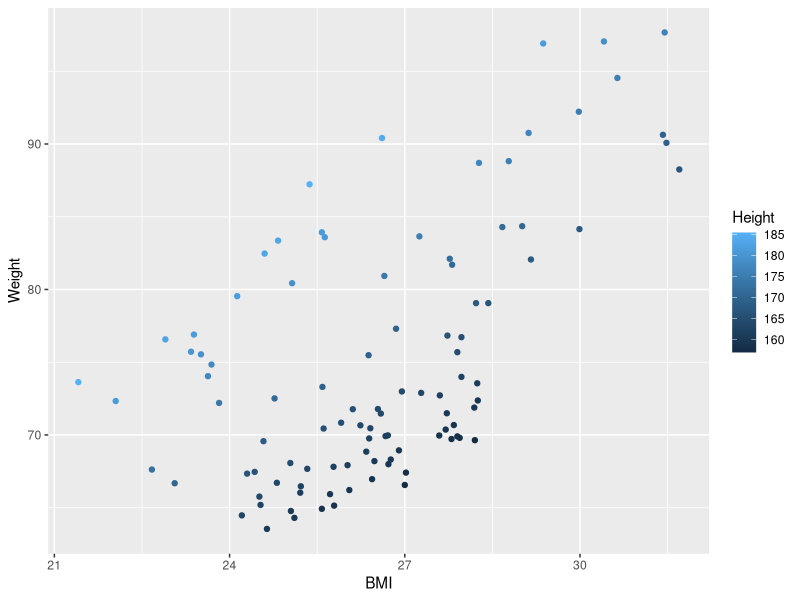
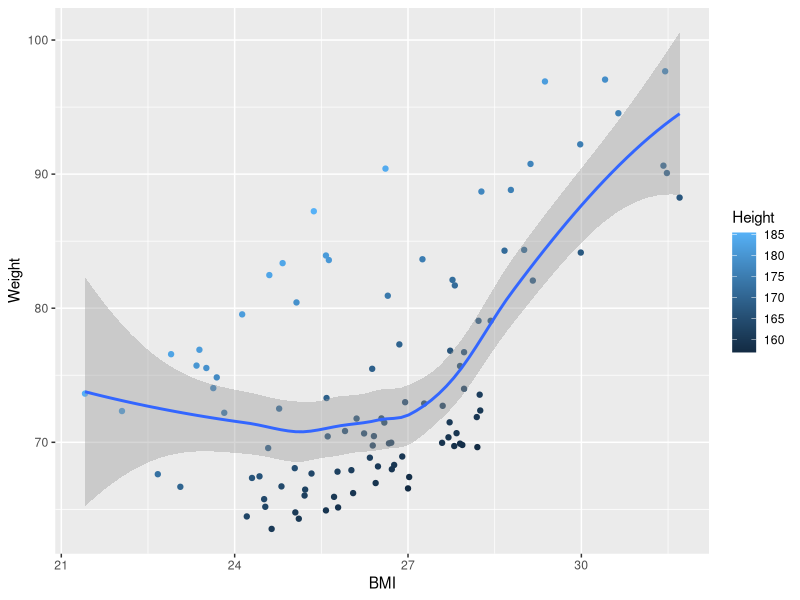
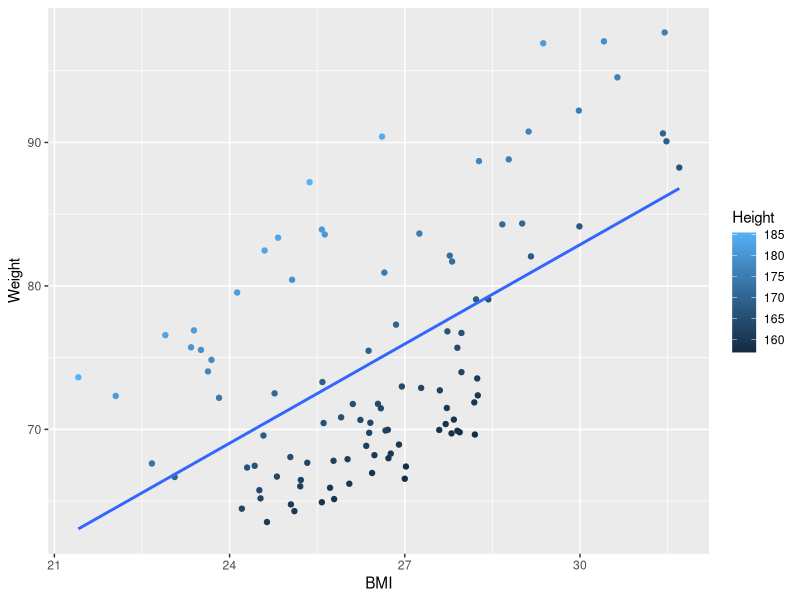
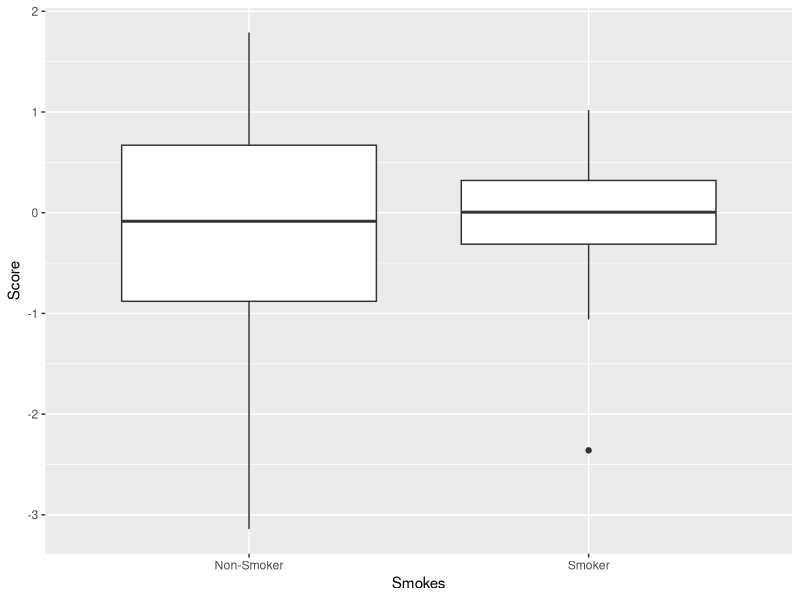
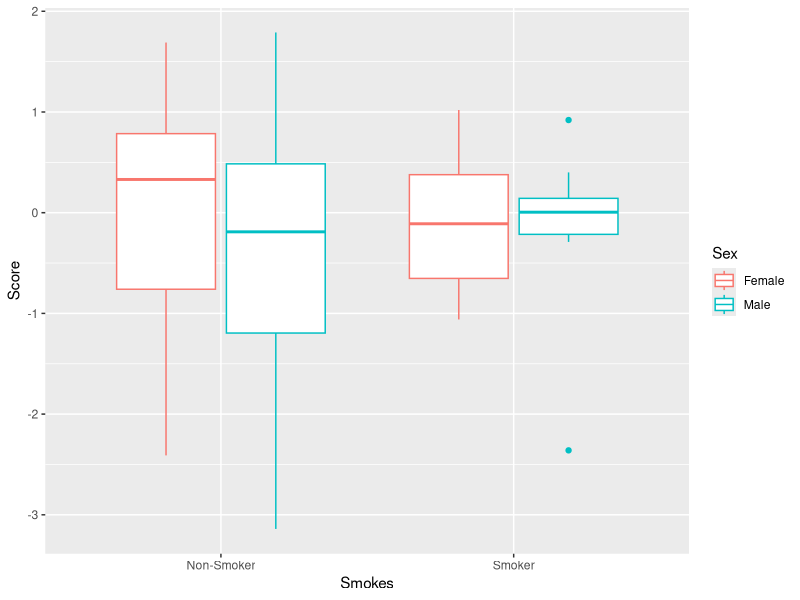
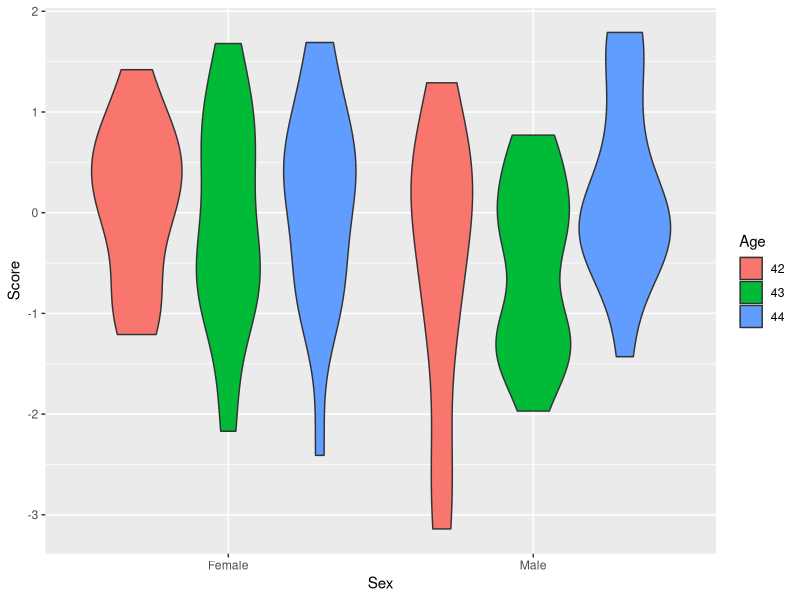
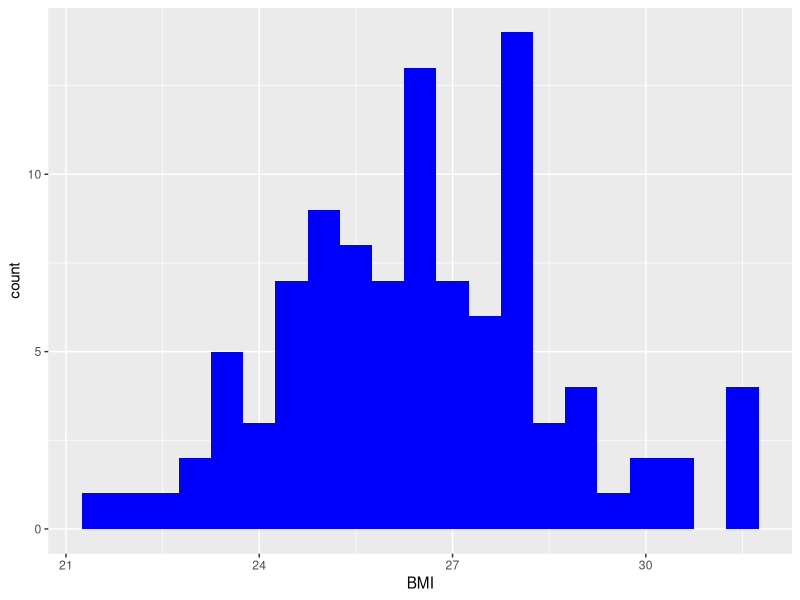
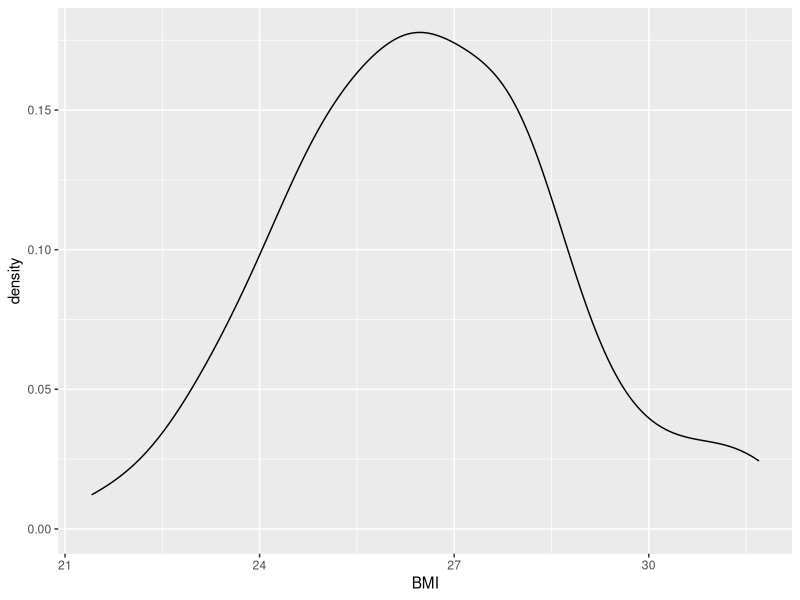

Write the R code that produced these figures, in order.
## ---- chunk 1
library(tidyverse)
patients <- read_tsv("patient-data-cleaned.txt")
patients
## ---- chunk 2
ggplot(data = patients, mapping = aes(x = BMI, y = Weight, colour = Height)) +
  geom_point()
## ---- chunk 3
ggplot(data = patients, mapping = aes(x = BMI, y = Weight, colour = Height)) +
  geom_point() +
  geom_smooth()
## ---- chunk 4
ggplot(data = patients, mapping = aes(x = BMI, y = Weight, colour = Height)) +
  geom_point() +
  geom_smooth(method = "lm", se = FALSE)
## ---- chunk 5
ggplot(data = patients, mapping = aes(x = Smokes, y = Score)) +
  geom_boxplot()
## ---- chunk 6
ggplot(data = patients, mapping = aes(x = Smokes, y = Score, colour = Sex)) +
  geom_boxplot()
## ---- chunk 7
patients$Age <- factor(patients$Age)
ggplot(data = patients, mapping = aes(x = Sex, y = Score, fill = Age)) +
  geom_violin()
## ---- chunk 8
ggplot(data = patients, mapping = aes(x = BMI)) +
  geom_histogram(fill = "blue", binwidth = 0.5)
## ---- chunk 9
ggplot(data = patients, mapping = aes(x = BMI)) +
  geom_density()
## ---- chunk 10
ggplot(data = patients, mapping = aes(x = BMI)) +
  geom_density(aes(fill = Sex), alpha = 0.5)
## ---- chunk 11
ggplot(data = patients, mapping = aes(x = BMI, y = Weight, colour = Height)) +
  geom_point() +
  facet_grid(Sex ~ Smokes)
## ---- chunk 12
ggplot(data = patients, mapping = aes(x = Smokes, y = BMI, fill = Sex)) +
  geom_boxplot() +
  facet_wrap(~ Age)
## ---- chunk 13
ggplot(data = patients, mapping = aes(x = Sex, y = BMI, fill = Age)) +
  geom_boxplot() +
  facet_wrap(~ Smokes)
## ---- chunk 14
ggplot(data = patients, mapping = aes(x = BMI, y = Weight)) +
  geom_point()
## ---- chunk 15
ggplot(data = patients, mapping = aes(x = BMI, y = Weight)) +
  geom_point() +
  scale_x_continuous(breaks = c(20, 30, 40), limits = c(20, 40)) +
  scale_y_continuous(breaks = seq(60, 100, by = 5), label = seq(60, 100, by = 5), name = "Weight (kg)")
## ---- chunk 16
ggplot(data = patients, mapping = aes(x = Age, y = BMI, fill = Age)) +
  geom_violin() +
  scale_fill_brewer(palette = "Blues")
## ---- chunk 17
ggplot(data = patients, mapping = aes(x = BMI, y = Weight, colour = Height)) +
  geom_point() +
  scale_colour_gradient2(low = "green", high = "red", mid = "grey", midpoint = mean(patients$Height))
## ---- chunk 18
ggplot(data = patients, mapping = aes(x = BMI, y = Weight, colour = Age)) +
  geom_point() +
  geom_smooth(method = "lm", se = FALSE)
## ---- chunk 19
ggplot(data = patients, mapping = aes(x = BMI, y = Weight, colour = Age)) +
  geom_point() +
  geom_smooth(method = "lm", se = FALSE) +
  theme(
    legend.title = element_blank(),
    legend.key = element_rect(fill = "white"),
    legend.position = "bottom"
  )
## ---- chunk 20
ggplot(data = patients, mapping = aes(x = BMI, y = Weight, colour = Age)) +
  geom_point() +
  geom_smooth(method = "lm", se = FALSE) +
  theme(
    legend.title = element_blank(),
    legend.key = element_rect(fill = "white"),
    legend.position = "bottom",
    panel.grid.minor = element_blank()
  ) +
  labs(title = "BMI vs Weight")
ggsave("BMI_vs_Weight.png", units = "in", height = 7, width = 7)
